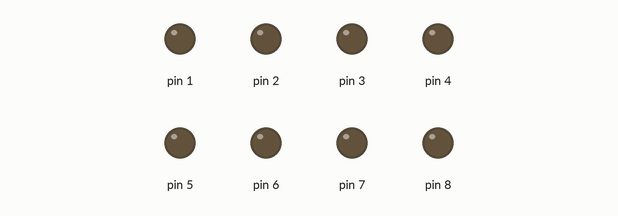
A sketch run on a simulated Arduino Uno, built with avr-gcc and run on an emulated ATmega328P. Parts: output pins drawn as LEDs (lit = HIGH).

Above: at 0.1 s.
At 6.95 s:
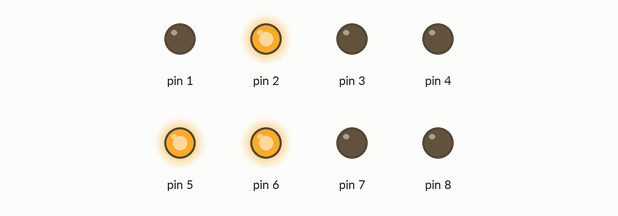
At 13.75 s:
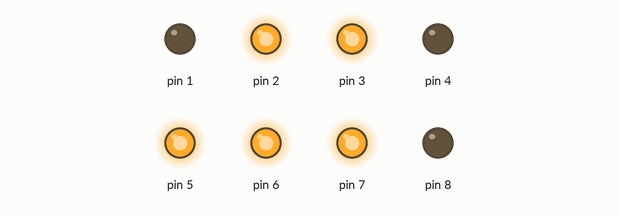
At 20.66 s:
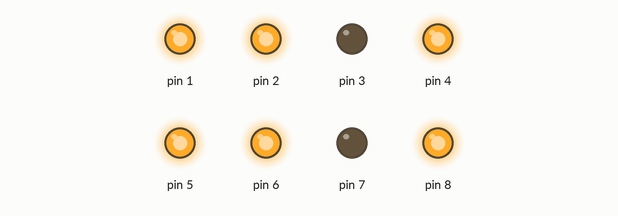
At 27.5 s:
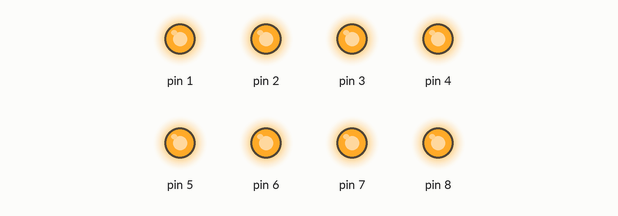
At 39.86 s:
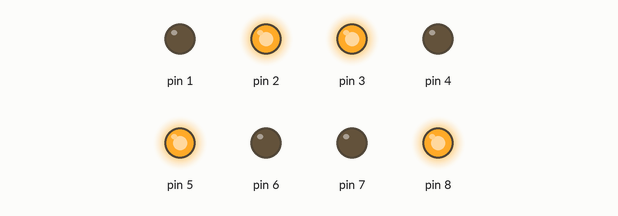
Timing chart, 0 to 40.0 s (numbered marks = the images above):
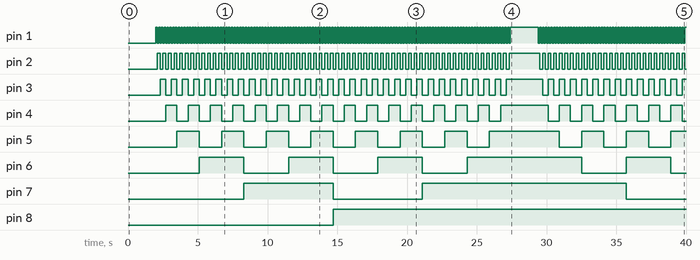

Measured:
- by itself, pin 1: goes 127 × (HIGH 0.10 s, LOW 0.10 s), HIGH 2.0 s, 52 × (LOW 0.10 s, HIGH 0.10 s), LOW 0.10 s, then HIGH
- by itself, pin 2: goes 63 × (HIGH 0.20 s, LOW 0.20 s), HIGH 2.2 s, 26 × (LOW 0.20 s, HIGH 0.20 s), then LOW
- by itself, pin 3: goes 31 × (HIGH 0.40 s, LOW 0.40 s), HIGH 2.6 s, 12 × (LOW 0.40 s, HIGH 0.40 s), LOW 0.40 s, then HIGH
- by itself, pin 4: goes 15 × (HIGH 0.80 s, LOW 0.80 s), HIGH 3.4 s, 6 × (LOW 0.80 s, HIGH 0.80 s), then LOW
- by itself, pin 5: LOW → HIGH at 3.5 s, → LOW 1.6 s later, → HIGH 1.6 s later, → LOW 1.6 s later, … (21 changes in this stretch)
- by itself, pin 6: goes 3 × (HIGH 3.2 s, LOW 3.2 s), HIGH 8.2 s, LOW 3.2 s, HIGH 3.2 s, then LOW
- by itself, pin 7: LOW → HIGH at 8.3 s, → LOW 6.4 s later, → HIGH 6.4 s later, → LOW 14.6 s later
- by itself, pin 8: LOW → HIGH at 14.7 s

The sketch:

ENG100Project.ino
```cpp
int n = 0, k;
bool lights[8], countdown = false;
void setup() {
  //initializing all the pins to output
  for(int i = 1; i<=8; i++)
  pinMode(i, OUTPUT);
}

void loop() {
  k = n; //divide by 2 meathod
  for(int c = 7; c >=0 ; c--){
  if(k%2)
    lights[c] = true;
  else
    lights[c] = false;
  k = k/2;
  }

  for (int c = 1; c <=8 ; c++){ //displaying binary, iterating backwards b/c in divide by two meathod one counts up
    if(lights[8-c])
      digitalWrite(c, HIGH);
    else
      digitalWrite(c, LOW);
  }
  if(n==255||n==0) //hold for 2 seconds when at 255 or 0
  delay(1900);
  delay(100);

  if(n==255)
  countdown = true;
  else if(n==0)
  countdown = false;
  if(countdown)
  n--;
  else
  n++;
}
```
